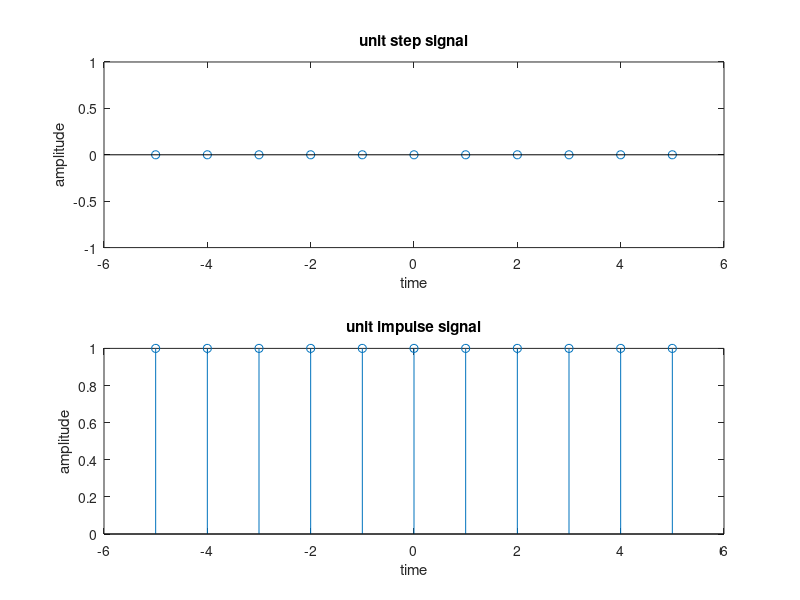

The MATLAB script that drew this image:
clc 
clear all
close all
n=[-5:1:5]
q=length(n);
j=1;
for i=1:q
    if n(1)<0
        amp(j)=0;
        j=j+1;
    else
        amp(j)=1;
        j=j+1;
    end
end
subplot(2,1,1);
stem(n,amp)
xlabel("time")
ylabel("amplitude")
title("unit step signal")
%program for unit impulse signal
n=[-5:1:5]
q=length(n)
j=1;
for i=1:q
    if n(i)==0
        amp(j)=1;
        j=j+1;
    else
        amp(j)=1;
        j=j+1;
    end
end
subplot(2,1,2);
stem(n,amp)
xlabel("time")
ylabel("amplitude")
title("unit impulse signal")







        
